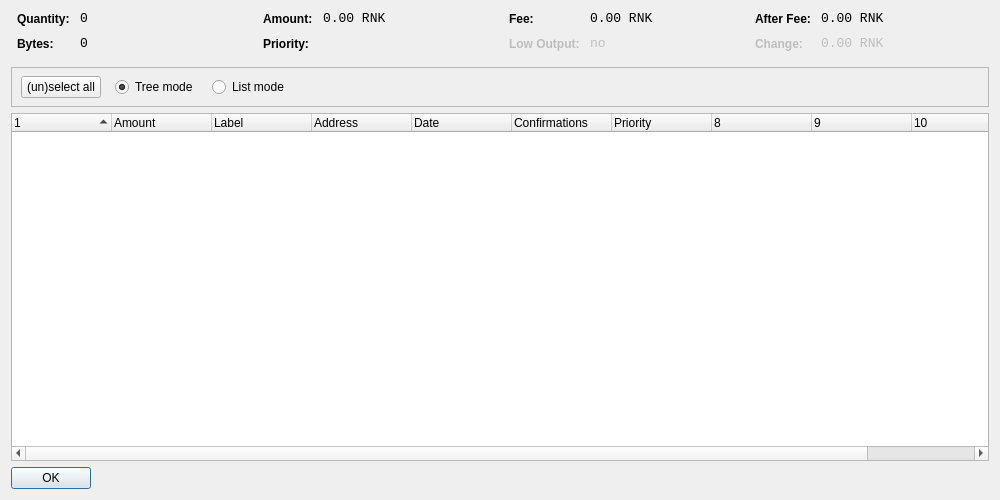
<?xml version="1.0" encoding="UTF-8"?>
<ui version="4.0">
 <class>CoinControlDialog</class>
 <widget class="QDialog" name="CoinControlDialog">
  <property name="geometry">
   <rect>
    <x>0</x>
    <y>0</y>
    <width>1000</width>
    <height>500</height>
   </rect>
  </property>
  <property name="windowTitle">
   <string>Coin Control</string>
  </property>
  <layout class="QVBoxLayout" name="verticalLayout">
   <item>
    <layout class="QHBoxLayout" name="horizontalLayoutTop" stretch="0,0,0,0">
     <property name="topMargin">
      <number>0</number>
     </property>
     <property name="bottomMargin">
      <number>10</number>
     </property>
     <item>
      <layout class="QFormLayout" name="formLayoutCoinControl1">
       <property name="horizontalSpacing">
        <number>10</number>
       </property>
       <property name="verticalSpacing">
        <number>10</number>
       </property>
       <property name="leftMargin">
        <number>6</number>
       </property>
       <property name="rightMargin">
        <number>6</number>
       </property>
       <item row="0" column="0">
        <widget class="QLabel" name="labelCoinControlQuantityText">
         <property name="styleSheet">
          <string notr="true">font-weight:bold;</string>
         </property>
         <property name="text">
          <string>Quantity:</string>
         </property>
        </widget>
       </item>
       <item row="0" column="1">
        <widget class="QLabel" name="labelCoinControlQuantity">
         <property name="font">
          <font>
           <family>Monospace</family>
           <pointsize>10</pointsize>
          </font>
         </property>
         <property name="cursor">
          <cursorShape>IBeamCursor</cursorShape>
         </property>
         <property name="contextMenuPolicy">
          <enum>Qt::ActionsContextMenu</enum>
         </property>
         <property name="text">
          <string notr="true">0</string>
         </property>
         <property name="textInteractionFlags">
          <set>Qt::LinksAccessibleByMouse|Qt::TextSelectableByKeyboard|Qt::TextSelectableByMouse</set>
         </property>
        </widget>
       </item>
       <item row="1" column="0">
        <widget class="QLabel" name="labelCoinControlBytesText">
         <property name="styleSheet">
          <string notr="true">font-weight:bold;</string>
         </property>
         <property name="text">
          <string>Bytes:</string>
         </property>
        </widget>
       </item>
       <item row="1" column="1">
        <widget class="QLabel" name="labelCoinControlBytes">
         <property name="font">
          <font>
           <family>Monospace</family>
           <pointsize>10</pointsize>
          </font>
         </property>
         <property name="cursor">
          <cursorShape>IBeamCursor</cursorShape>
         </property>
         <property name="contextMenuPolicy">
          <enum>Qt::ActionsContextMenu</enum>
         </property>
         <property name="text">
          <string notr="true">0</string>
         </property>
         <property name="textInteractionFlags">
          <set>Qt::LinksAccessibleByMouse|Qt::TextSelectableByKeyboard|Qt::TextSelectableByMouse</set>
         </property>
        </widget>
       </item>
      </layout>
     </item>
     <item>
      <layout class="QFormLayout" name="formLayoutCoinControl2">
       <property name="horizontalSpacing">
        <number>10</number>
       </property>
       <property name="verticalSpacing">
        <number>10</number>
       </property>
       <property name="leftMargin">
        <number>6</number>
       </property>
       <property name="rightMargin">
        <number>6</number>
       </property>
       <item row="0" column="0">
        <widget class="QLabel" name="labelCoinControlAmountText">
         <property name="styleSheet">
          <string notr="true">font-weight:bold;</string>
         </property>
         <property name="text">
          <string>Amount:</string>
         </property>
        </widget>
       </item>
       <item row="0" column="1">
        <widget class="QLabel" name="labelCoinControlAmount">
         <property name="font">
          <font>
           <family>Monospace</family>
           <pointsize>10</pointsize>
          </font>
         </property>
         <property name="cursor">
          <cursorShape>IBeamCursor</cursorShape>
         </property>
         <property name="contextMenuPolicy">
          <enum>Qt::ActionsContextMenu</enum>
         </property>
         <property name="text">
          <string notr="true">0.00 RNK</string>
         </property>
         <property name="textInteractionFlags">
          <set>Qt::LinksAccessibleByMouse|Qt::TextSelectableByKeyboard|Qt::TextSelectableByMouse</set>
         </property>
        </widget>
       </item>
       <item row="1" column="0">
        <widget class="QLabel" name="labelCoinControlPriorityText">
         <property name="styleSheet">
          <string notr="true">font-weight:bold;</string>
         </property>
         <property name="text">
          <string>Priority:</string>
         </property>
        </widget>
       </item>
       <item row="1" column="1">
        <widget class="QLabel" name="labelCoinControlPriority">
         <property name="font">
          <font>
           <family>Monospace</family>
           <pointsize>10</pointsize>
          </font>
         </property>
         <property name="cursor">
          <cursorShape>IBeamCursor</cursorShape>
         </property>
         <property name="contextMenuPolicy">
          <enum>Qt::ActionsContextMenu</enum>
         </property>
         <property name="text">
          <string/>
         </property>
         <property name="textInteractionFlags">
          <set>Qt::LinksAccessibleByMouse|Qt::TextSelectableByKeyboard|Qt::TextSelectableByMouse</set>
         </property>
        </widget>
       </item>
      </layout>
     </item>
     <item>
      <layout class="QFormLayout" name="formLayoutCoinControl3">
       <property name="horizontalSpacing">
        <number>10</number>
       </property>
       <property name="verticalSpacing">
        <number>10</number>
       </property>
       <property name="leftMargin">
        <number>6</number>
       </property>
       <property name="rightMargin">
        <number>6</number>
       </property>
       <item row="0" column="0">
        <widget class="QLabel" name="labelCoinControlFeeText">
         <property name="styleSheet">
          <string notr="true">font-weight:bold;</string>
         </property>
         <property name="text">
          <string>Fee:</string>
         </property>
        </widget>
       </item>
       <item row="0" column="1">
        <widget class="QLabel" name="labelCoinControlFee">
         <property name="font">
          <font>
           <family>Monospace</family>
           <pointsize>10</pointsize>
          </font>
         </property>
         <property name="cursor">
          <cursorShape>IBeamCursor</cursorShape>
         </property>
         <property name="contextMenuPolicy">
          <enum>Qt::ActionsContextMenu</enum>
         </property>
         <property name="text">
          <string notr="true">0.00 RNK</string>
         </property>
         <property name="textInteractionFlags">
          <set>Qt::LinksAccessibleByMouse|Qt::TextSelectableByKeyboard|Qt::TextSelectableByMouse</set>
         </property>
        </widget>
       </item>
       <item row="1" column="0">
        <widget class="QLabel" name="labelCoinControlLowOutputText">
         <property name="enabled">
          <bool>false</bool>
         </property>
         <property name="styleSheet">
          <string notr="true">font-weight:bold;</string>
         </property>
         <property name="text">
          <string>Low Output:</string>
         </property>
        </widget>
       </item>
       <item row="1" column="1">
        <widget class="QLabel" name="labelCoinControlLowOutput">
         <property name="enabled">
          <bool>false</bool>
         </property>
         <property name="font">
          <font>
           <family>Monospace</family>
           <pointsize>10</pointsize>
          </font>
         </property>
         <property name="cursor">
          <cursorShape>IBeamCursor</cursorShape>
         </property>
         <property name="contextMenuPolicy">
          <enum>Qt::ActionsContextMenu</enum>
         </property>
         <property name="text">
          <string notr="true">no</string>
         </property>
         <property name="textInteractionFlags">
          <set>Qt::LinksAccessibleByMouse|Qt::TextSelectableByKeyboard|Qt::TextSelectableByMouse</set>
         </property>
        </widget>
       </item>
      </layout>
     </item>
     <item>
      <layout class="QFormLayout" name="formLayoutCoinControl4">
       <property name="horizontalSpacing">
        <number>10</number>
       </property>
       <property name="verticalSpacing">
        <number>10</number>
       </property>
       <property name="leftMargin">
        <number>6</number>
       </property>
       <property name="rightMargin">
        <number>6</number>
       </property>
       <item row="0" column="0">
        <widget class="QLabel" name="labelCoinControlAfterFeeText">
         <property name="styleSheet">
          <string notr="true">font-weight:bold;</string>
         </property>
         <property name="text">
          <string>After Fee:</string>
         </property>
        </widget>
       </item>
       <item row="0" column="1">
        <widget class="QLabel" name="labelCoinControlAfterFee">
         <property name="font">
          <font>
           <family>Monospace</family>
           <pointsize>10</pointsize>
          </font>
         </property>
         <property name="cursor">
          <cursorShape>IBeamCursor</cursorShape>
         </property>
         <property name="contextMenuPolicy">
          <enum>Qt::ActionsContextMenu</enum>
         </property>
         <property name="text">
          <string notr="true">0.00 RNK</string>
         </property>
         <property name="textInteractionFlags">
          <set>Qt::LinksAccessibleByMouse|Qt::TextSelectableByKeyboard|Qt::TextSelectableByMouse</set>
         </property>
        </widget>
       </item>
       <item row="1" column="0">
        <widget class="QLabel" name="labelCoinControlChangeText">
         <property name="enabled">
          <bool>false</bool>
         </property>
         <property name="styleSheet">
          <string notr="true">font-weight:bold;</string>
         </property>
         <property name="text">
          <string>Change:</string>
         </property>
        </widget>
       </item>
       <item row="1" column="1">
        <widget class="QLabel" name="labelCoinControlChange">
         <property name="enabled">
          <bool>false</bool>
         </property>
         <property name="font">
          <font>
           <family>Monospace</family>
           <pointsize>10</pointsize>
          </font>
         </property>
         <property name="cursor">
          <cursorShape>IBeamCursor</cursorShape>
         </property>
         <property name="contextMenuPolicy">
          <enum>Qt::ActionsContextMenu</enum>
         </property>
         <property name="text">
          <string notr="true">0.00 RNK</string>
         </property>
         <property name="textInteractionFlags">
          <set>Qt::LinksAccessibleByMouse|Qt::TextSelectableByKeyboard|Qt::TextSelectableByMouse</set>
         </property>
        </widget>
       </item>
      </layout>
     </item>
    </layout>
   </item>
   <item>
    <widget class="QFrame" name="frame">
     <property name="minimumSize">
      <size>
       <width>0</width>
       <height>40</height>
      </size>
     </property>
     <property name="frameShape">
      <enum>QFrame::StyledPanel</enum>
     </property>
     <property name="frameShadow">
      <enum>QFrame::Sunken</enum>
     </property>
     <widget class="QWidget" name="horizontalLayoutWidget">
      <property name="geometry">
       <rect>
        <x>10</x>
        <y>0</y>
        <width>781</width>
        <height>41</height>
       </rect>
      </property>
      <layout class="QHBoxLayout" name="horizontalLayoutPanel" stretch="0,0,0,0,0">
       <property name="spacing">
        <number>14</number>
       </property>
       <item>
        <widget class="QPushButton" name="pushButtonSelectAll">
         <property name="sizePolicy">
          <sizepolicy hsizetype="Maximum" vsizetype="Fixed">
           <horstretch>0</horstretch>
           <verstretch>0</verstretch>
          </sizepolicy>
         </property>
         <property name="text">
          <string>(un)select all</string>
         </property>
        </widget>
       </item>
       <item>
        <widget class="QRadioButton" name="radioTreeMode">
         <property name="sizePolicy">
          <sizepolicy hsizetype="Maximum" vsizetype="Fixed">
           <horstretch>0</horstretch>
           <verstretch>0</verstretch>
          </sizepolicy>
         </property>
         <property name="text">
          <string>Tree mode</string>
         </property>
         <property name="checked">
          <bool>true</bool>
         </property>
        </widget>
       </item>
       <item>
        <widget class="QRadioButton" name="radioListMode">
         <property name="sizePolicy">
          <sizepolicy hsizetype="Maximum" vsizetype="Fixed">
           <horstretch>0</horstretch>
           <verstretch>0</verstretch>
          </sizepolicy>
         </property>
         <property name="text">
          <string>List mode</string>
         </property>
        </widget>
       </item>
       <item>
        <spacer name="horizontalSpacer">
         <property name="orientation">
          <enum>Qt::Horizontal</enum>
         </property>
         <property name="sizeHint" stdset="0">
          <size>
           <width>40</width>
           <height>20</height>
          </size>
         </property>
        </spacer>
       </item>
      </layout>
     </widget>
    </widget>
   </item>
   <item>
    <widget class="CoinControlTreeWidget" name="treeWidget">
     <property name="contextMenuPolicy">
      <enum>Qt::CustomContextMenu</enum>
     </property>
     <property name="sortingEnabled">
      <bool>false</bool>
     </property>
     <property name="columnCount">
      <number>11</number>
     </property>
     <attribute name="headerShowSortIndicator" stdset="0">
      <bool>true</bool>
     </attribute>
     <attribute name="headerStretchLastSection">
      <bool>false</bool>
     </attribute>
     <column>
      <property name="text">
       <string/>
      </property>
     </column>
     <column>
      <property name="text">
       <string>Amount</string>
      </property>
     </column>
     <column>
      <property name="text">
       <string>Label</string>
      </property>
     </column>
     <column>
      <property name="text">
       <string>Address</string>
      </property>
     </column>
     <column>
      <property name="text">
       <string>Date</string>
      </property>
     </column>
     <column>
      <property name="text">
       <string>Confirmations</string>
      </property>
      <property name="toolTip">
       <string>Confirmed</string>
      </property>
     </column>
     <column>
      <property name="text">
       <string>Priority</string>
      </property>
     </column>
     <column>
      <property name="text">
       <string/>
      </property>
     </column>
     <column>
      <property name="text">
       <string/>
      </property>
     </column>
     <column>
      <property name="text">
       <string/>
      </property>
     </column>
     <column>
      <property name="text">
       <string/>
      </property>
     </column>
    </widget>
   </item>
   <item>
    <widget class="QDialogButtonBox" name="buttonBox">
     <property name="sizePolicy">
      <sizepolicy hsizetype="Maximum" vsizetype="Fixed">
       <horstretch>0</horstretch>
       <verstretch>0</verstretch>
      </sizepolicy>
     </property>
     <property name="orientation">
      <enum>Qt::Horizontal</enum>
     </property>
     <property name="standardButtons">
      <set>QDialogButtonBox::Ok</set>
     </property>
    </widget>
   </item>
  </layout>
 </widget>
 <customwidgets>
  <customwidget>
   <class>CoinControlTreeWidget</class>
   <extends>QTreeWidget</extends>
   <header>coincontroltreewidget.h</header>
  </customwidget>
 </customwidgets>
 <resources/>
 <connections/>
</ui>
